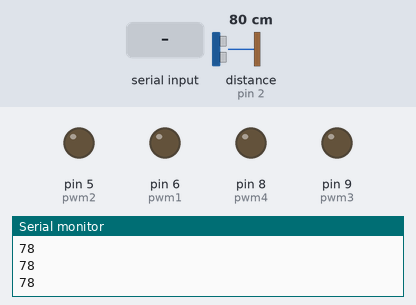
Recording of a sketch running on a simulated Arduino Uno, built with avr-gcc and run on an emulated ATmega328P. Shown: output pins drawn as LEDs (lit = HIGH), the last lines printed to the serial monitor. Wiring (inferred from the names in the program): ultrasonic range finder: trigger pin 3; echo pin 2. Dashed ring = blinking. Inputs (shaded band) come from the test bench; at power-on: distance to the obstacle (sensor on pin 2) 80 cm. The echo pulse lasts 58.3 µs per cm; pins used as bus, display or sensor lines are not drawn.

Above: at 1.2 s.
1.3 s: distance to the obstacle (sensor on pin 2) set to 29 cm
2.8 s: distance to the obstacle (sensor on pin 2) set to 24 cm
At 3.4 s:
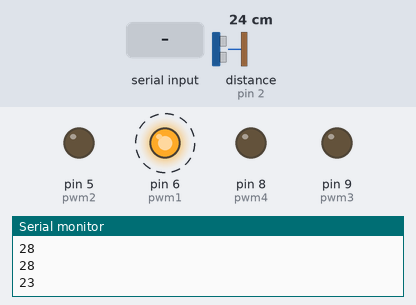
5.8 s: distance to the obstacle (sensor on pin 2) set to 35 cm
At 5.8 s:
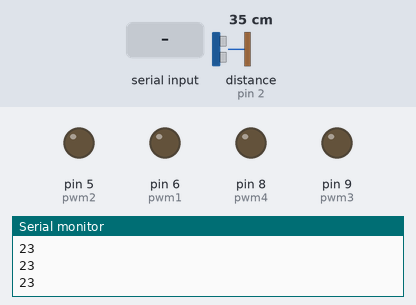
7.3 s: "F" received over the second serial link
At 7.9 s:
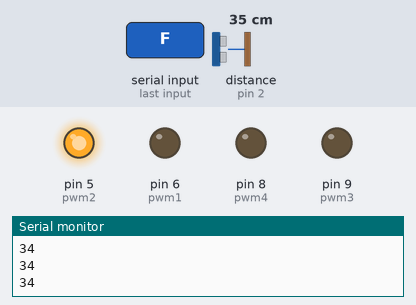
8.8 s: "L" received over the second serial link
At 10.0 s:
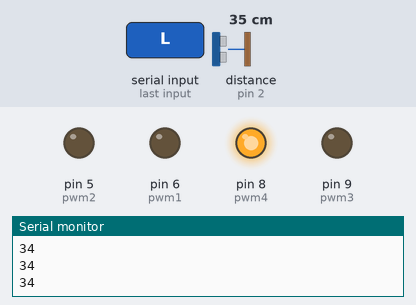
10.3 s: "R" received over the second serial link
At 11.4 s:
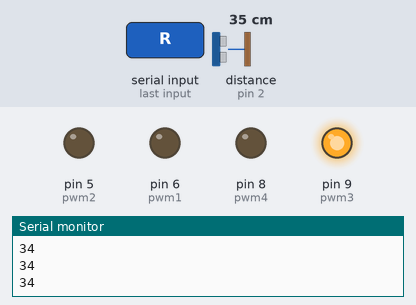
Timing chart, 0 to 12.8 s (numbered marks = the images above; inputs shaded):
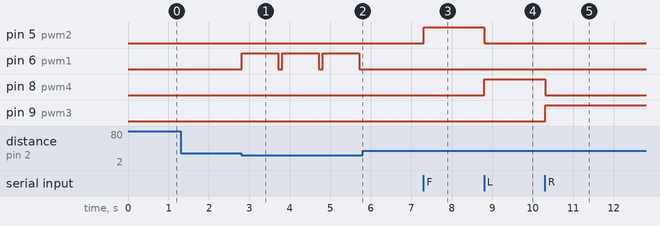

The sketch:

car_prj.ino
```cpp
//Big Iulian, grupa 30239
#include <SoftwareSerial.h>
SoftwareSerial BT(10, 11);
#define pwm1          6
#define pwm2          5
#define pwm3          9
#define pwm4          8

const int trigPin = 3;
const int echoPin = 2;
long duration;
int distanceCm;
char a;

void setup() {
  pinMode(trigPin, OUTPUT);
 pinMode(echoPin, INPUT);
  pinMode(pwm1,   OUTPUT);
  pinMode(pwm2,   OUTPUT);
  pinMode(pwm3,   OUTPUT);
  pinMode(pwm4,   OUTPUT);
  BT.begin(9600);
  Serial.begin(9600);

}

 void loop(){
 digitalWrite(trigPin, LOW);
delayMicroseconds(2);
digitalWrite(trigPin, HIGH);
delayMicroseconds(10);
digitalWrite(trigPin, LOW);
duration = pulseIn(echoPin, HIGH);
distanceCm= duration*0.034/2;
Serial.println(distanceCm);
  if(distanceCm <=25){
    digitalWrite(pwm1, 9);
    delay(900);
    digitalWrite(pwm1, 0);
    delay(100);
    }else if (BT.available())

  {
    a=(BT.read());
    Serial.print(a);
    switch(a){
    case 'F':
    digitalWrite(pwm1, LOW);
    digitalWrite(pwm2, HIGH);
    digitalWrite(pwm3, LOW);
    digitalWrite(pwm4, LOW);
    break;

    case 'S':
    digitalWrite(pwm1, LOW);
    digitalWrite(pwm2, LOW);
    digitalWrite(pwm3, LOW);
    digitalWrite(pwm4, LOW);
    break;

    case 'B':
    digitalWrite(pwm1, HIGH);
    digitalWrite(pwm2, LOW);
    digitalWrite(pwm3, LOW);
    digitalWrite(pwm4, LOW);
    break;

    case 'L':
    digitalWrite(pwm1, LOW);
    digitalWrite(pwm2, LOW);
    digitalWrite(pwm3, LOW);
    digitalWrite(pwm4, HIGH);
    break;

    case 'R':
    digitalWrite(pwm1, LOW);
    digitalWrite(pwm2, LOW);
    digitalWrite(pwm3, HIGH);
    digitalWrite(pwm4, LOW);
    break;

    case'I':
    digitalWrite(pwm1, LOW);
    digitalWrite(pwm2, HIGH);
    digitalWrite(pwm3, HIGH);
    digitalWrite(pwm4, LOW);
    break;

    case'G':
    digitalWrite(pwm1, LOW);
    digitalWrite(pwm2, HIGH);
    digitalWrite(pwm3, LOW);
    digitalWrite(pwm4, HIGH);
    break;

    case'J':
    digitalWrite(pwm1, HIGH);
    digitalWrite(pwm2, LOW);
    digitalWrite(pwm3, HIGH);
    digitalWrite(pwm4, LOW);
    break;

    case'H':
    digitalWrite(pwm1, HIGH);
    digitalWrite(pwm2, LOW);
    digitalWrite(pwm3, LOW);
    digitalWrite(pwm4, HIGH);
    break;

    }

    }
  }
```

Measured:
- the behaviour switches between 27 and 26 cm on distance to the obstacle (sensor on pin 2) (found by bisection; images 0 and 1)
- after the input at 2.8 s, pin 6 (pwm1): alternates HIGH for 0.90 s and LOW for 0.10 s, starting at once
- after the input at 5.8 s, pin 6 (pwm1): stays LOW (without the input it goes to HIGH after 0.01 s)
- after the input at 7.3 s, pin 5 (pwm2): LOW → HIGH at once
- after the input at 8.8 s, pin 5 (pwm2): HIGH → LOW at once; pin 8 (pwm4): LOW → HIGH at once
- after the input at 10.3 s, pin 8 (pwm4): HIGH → LOW at once; pin 9 (pwm3): LOW → HIGH at once
